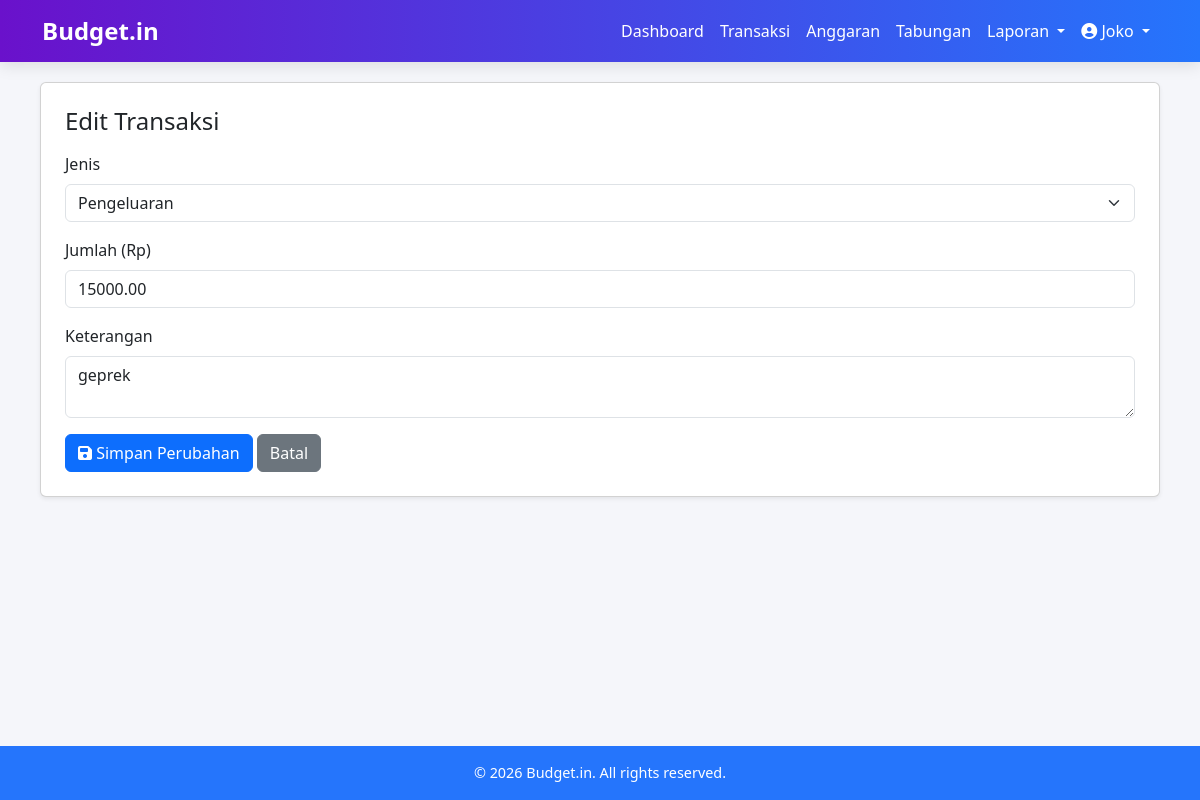
/public/transaksi/edit.php?id=53 (signed in), run on the app's committed database.
### tables this page shows
CREATE TABLE IF NOT EXISTS `transaksi` (
  `id` int NOT NULL AUTO_INCREMENT,
  `id_mahasiswa` int NOT NULL,
  `jenis` enum('Pemasukan','Pengeluaran') NOT NULL,
  `jumlah` decimal(15,2) NOT NULL,
  `keterangan` varchar(255) DEFAULT NULL,
  `tanggal` timestamp NOT NULL DEFAULT CURRENT_TIMESTAMP,
  PRIMARY KEY (`id`),
  KEY `id_mahasiswa` (`id_mahasiswa`),
  CONSTRAINT `transaksi_ibfk_1` FOREIGN KEY (`id_mahasiswa`) REFERENCES `mahasiswa` (`id_mahasiswa`) ON DELETE CASCADE
);

### includes/functions.php (called while the page is built, shortened)
<?php
function e($str) {
    return htmlspecialchars((string)$str, ENT_QUOTES | ENT_SUBSTITUTE, 'UTF-8');
}

### public/transaksi/edit.php (the view, shortened to what this page needs)
<?php
require_once __DIR__ . '/../../includes/functions.php';
$id = $_GET['id'] ?? null;
$id_mahasiswa = $_SESSION['user_id'];
$stmt = $pdo->prepare("SELECT * FROM transaksi WHERE id = ? AND id_mahasiswa = ?");
$stmt->execute([$id, $id_mahasiswa]);
$transaksi = $stmt->fetch(PDO::FETCH_ASSOC);
include __DIR__ . '/../../includes/header.php';
?>
<div class="card shadow-sm p-4">
    <h4 class="mb-3">Edit Transaksi</h4>
    <form method="post">
        <div class="mb-3">
            <label class="form-label">Jenis</label>
            <select name="jenis" class="form-select" required>
                <option value="Pengeluaran" <?= $transaksi['jenis'] === 'Pengeluaran' ? 'selected' : '' ?>>Pengeluaran</option>
            </select>
        </div>
        <div class="mb-3">
            <label class="form-label">Jumlah (Rp)</label>
            <input type="number" name="jumlah" class="form-control" value="<?= e($transaksi['jumlah']) ?>" required>
        </div>
        <div class="mb-3">
            <label class="form-label">Keterangan</label>
            <textarea name="keterangan" class="form-control"><?= e($transaksi['keterangan']) ?></textarea>
        </div>
        <button class="btn btn-primary"><i class="fa fa-save"></i> Simpan Perubahan</button>
        <a href="index.php" class="btn btn-secondary">Batal</a>
    </form>
</div>
<?php include __DIR__ . '/../../includes/footer.php'; ?>

### includes/header.php (style rules this page uses)
html, body { height: 100%; margin: 0; }
body { display: flex; flex-direction: column; font-family: 'Segoe UI', sans-serif; background: #f5f6fa; }

### data on the page
transaksi: jenis "Pengeluaran", jumlah "15000.00", keterangan "geprek"

### other printed values
$_SESSION['user_name'] "Joko"
